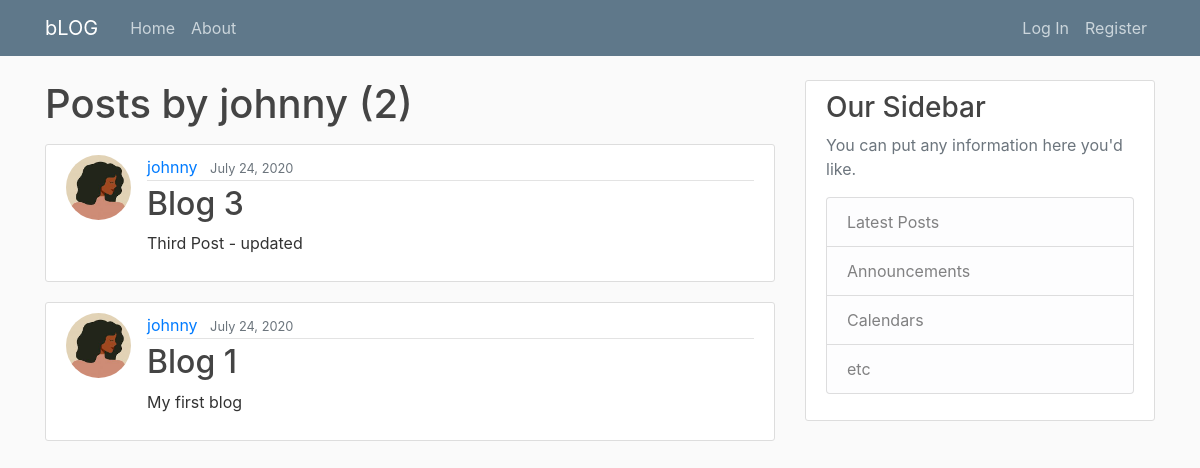
The page /user/johnny/ on the database as committed earlier.
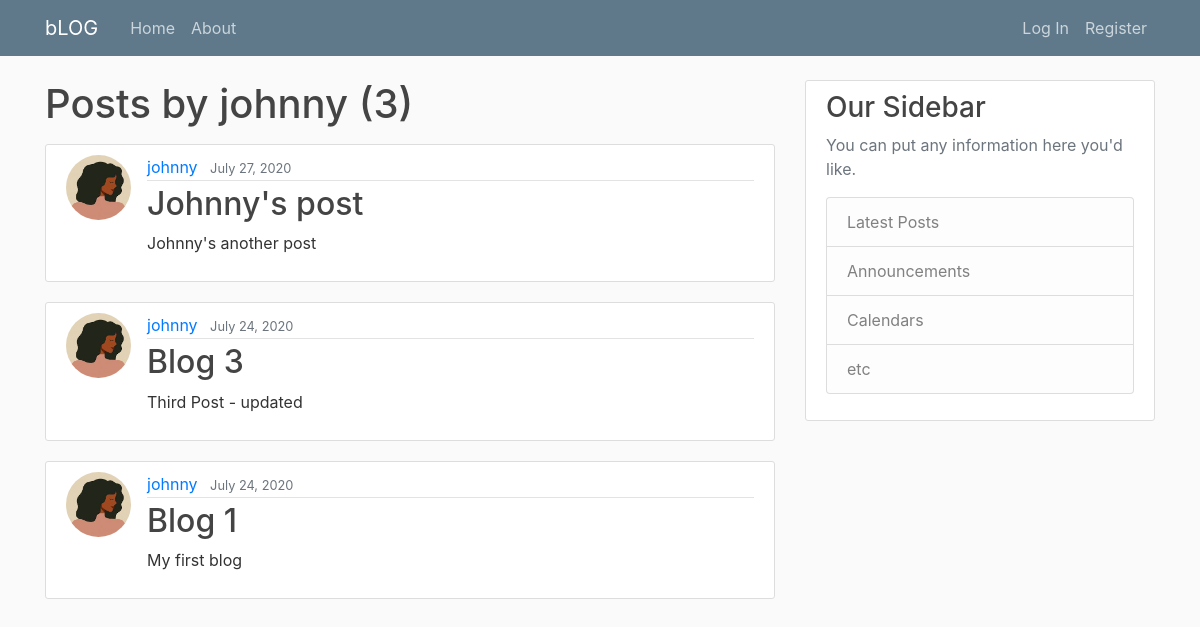
The same page on the database as committed later.
### blog/models.py (models this page shows, shortened)
class Post(models.Model):
    title = models.CharField(max_length=100)
    content = models.TextField()
    date_posted = models.DateTimeField(default = timezone.now)
    author = models.ForeignKey(User, on_delete = models.CASCADE) # If user is deleted, also delete all related posts

### users/models.py (models this page shows, shortened)
class Profile(models.Model):
    user = models.OneToOneField(User, on_delete = models.CASCADE)
    image = models.ImageField(default = 'default.jpg', upload_to='profile_pics')

### blog/views.py (the view)
# urls.py: path('user/<str:username>/', UserPostListView.as_view(), name='user-post'),
class UserPostListView(ListView):
    model = Post
    template_name = 'blog/user_post.html'  # <app>/<model>_<viewtype>.html
    context_object_name = 'posts'
    paginate_by = 3
    def get_queryset(self):
        user = get_object_or_404(User, username=self.kwargs.get('username'))
        return Post.objects.filter(author=user).order_by('-date_posted')

### blog/templates/blog/user_post.html (shortened to what this page needs)
{% extends "blog/base.html" %}
{% block content %}
    <h1 class="mb-3">Posts by {{ view.kwargs.username }} ({{ page_obj.paginator.count }})</h1>
    {% for post in posts %}
        <article class="media content-section">
            <img class="rounded-circle article-img" src="{{ post.author.profile.image.url }}">
            <div class="media-body">
            <div class="article-metadata">
                <a class="mr-2" href="{% url 'user-post' post.author.username %}">{{ post.author }}</a>
                <small class="text-muted">{{ post.date_posted | date:"F d, Y"}}</small>
            </div>
            <h2><a class="article-title" href="{% url 'post-detail' post.id %}">{{ post.title }}</a></h2>
            <p class="article-content">{{ post.content }}</p>
            </div>
        </article>
    {% endfor %}
{% endblock content %}

Rows that differ between the two databases and show on the page:
added Post: author.profile.image (picture), author "johnny", date_posted "July 27, 2020", title "Johnny's post", content "Johnny's another post"
Other text that changed with them:
{{ page_obj.paginator.count }}: "2" → "3"
